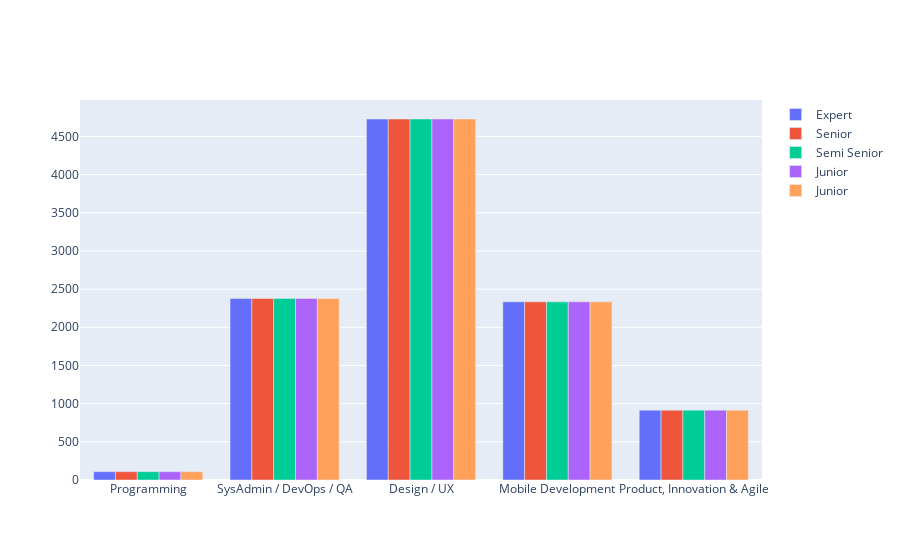

Source (notebook cell):
### Code cell
import plotly.graph_objects as go
animals=['giraffes', 'orangutans', 'monkeys']

fig = go.Figure(data=[
    go.Bar(name='Expert', x=categories, y=c[categories[0]].values),
    go.Bar(name='Senior', x=categories, y=c[categories[0]].values),
    go.Bar(name='Semi Senior', x=categories, y=c[categories[0]].values),
    go.Bar(name='Junior', x=categories, y=c[categories[0]].values),
    go.Bar(name='Junior', x=categories, y=c[categories[0]].values)
])
# Change the bar mode
fig.update_layout(barmode='group')
fig.show()

### Figure 1 — Plotly figure (JSON) as saved in the notebook; plotly's stock layout.template omitted (floating-point values rounded to 4 significant figures)
{"data": [{"name": "Expert", "type": "bar", "x": ["Programming", "SysAdmin / DevOps / QA", "Design / UX", "Mobile Development", "Product, Innovation & Agile"], "y": [109, 2377, 4728, 2333, 915]}, {"name": "Senior", "type": "bar", "x": ["Programming", "SysAdmin / DevOps / QA", "Design / UX", "Mobile Development", "Product, Innovation & Agile"], "y": [109, 2377, 4728, 2333, 915]}, {"name": "Semi Senior", "type": "bar", "x": ["Programming", "SysAdmin / DevOps / QA", "Design / UX", "Mobile Development", "Product, Innovation & Agile"], "y": [109, 2377, 4728, 2333, 915]}, {"name": "Junior", "type": "bar", "x": ["Programming", "SysAdmin / DevOps / QA", "Design / UX", "Mobile Development", "Product, Innovation & Agile"], "y": [109, 2377, 4728, 2333, 915]}, {"name": "Junior", "type": "bar", "x": ["Programming", "SysAdmin / DevOps / QA", "Design / UX", "Mobile Development", "Product, Innovation & Agile"], "y": [109, 2377, 4728, 2333, 915]}], "layout": {"barmode": "group"}}
